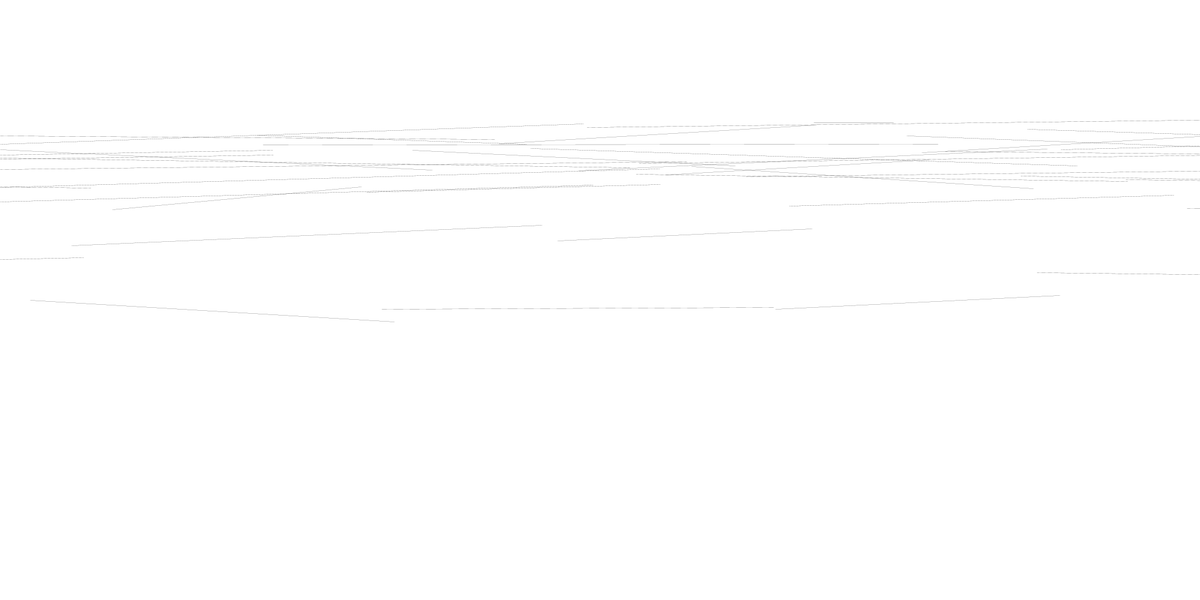
Frame 1 (no input)
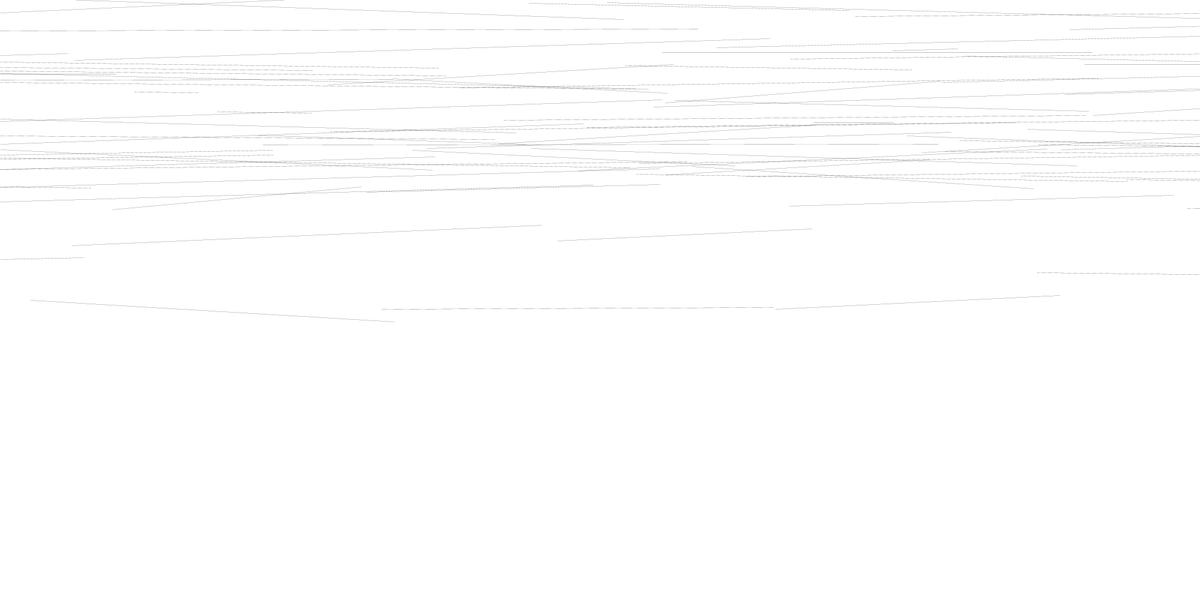
Frame 2 (the mouse pressed at the canvas centre, redrawn once)

The Processing sketch that drew these frames (run headless with seeded random() and noise(); the mouse was pressed at the canvas centre and the sketch redrawn once):

// Processing sketch: sketch_210212c_landscape
// ── sketch_210212c_landscape.pde
int x1 = 50;
int y1 = 500;

void setup() {
  size(2000, 1000);
  background(255);
  strokeWeight(0.2);
  noLoop();
  smooth();
  //noFill();

}

void draw() {
  
  // shift the whole to position on canvas
  // translate(-50, 100);
  
  // repeat
  int i = 0;
  while (i < 42) {
  
  // random switch long & short line
  int rndSwitch = int(random(1,10));
  int rndLength; // line length
  int rndY2; // y2 position = slant

  if (rndSwitch > 8) {
    rndLength = int(random(100,200));
    // small random y2 for short lines
    rndY2 = int(random(-4,4));
  } else {
    rndLength = int(random(400,1200));
    // bigger random y2 for longer lines
    rndY2 = int(random(-40,40));
  }

  int newY2 = y1 + rndY2;

  // shape
  line(x1, y1, x1 + rndLength, newY2);

  // random value to change position of new line
  int rndV = int(random(-40,40));

  // new line starts where old line ends + random value
  x1 = x1 + rndLength + rndV;
  y1 = newY2 + rndV;

  if (x1 > width) {
    x1 = 0;
  }
  if (y1 > height + 100) {
    y1 = height/2;
  }
  
  // repeat
  i++;
  }

// Saves a PNG"
// save("landscape.png");
}
